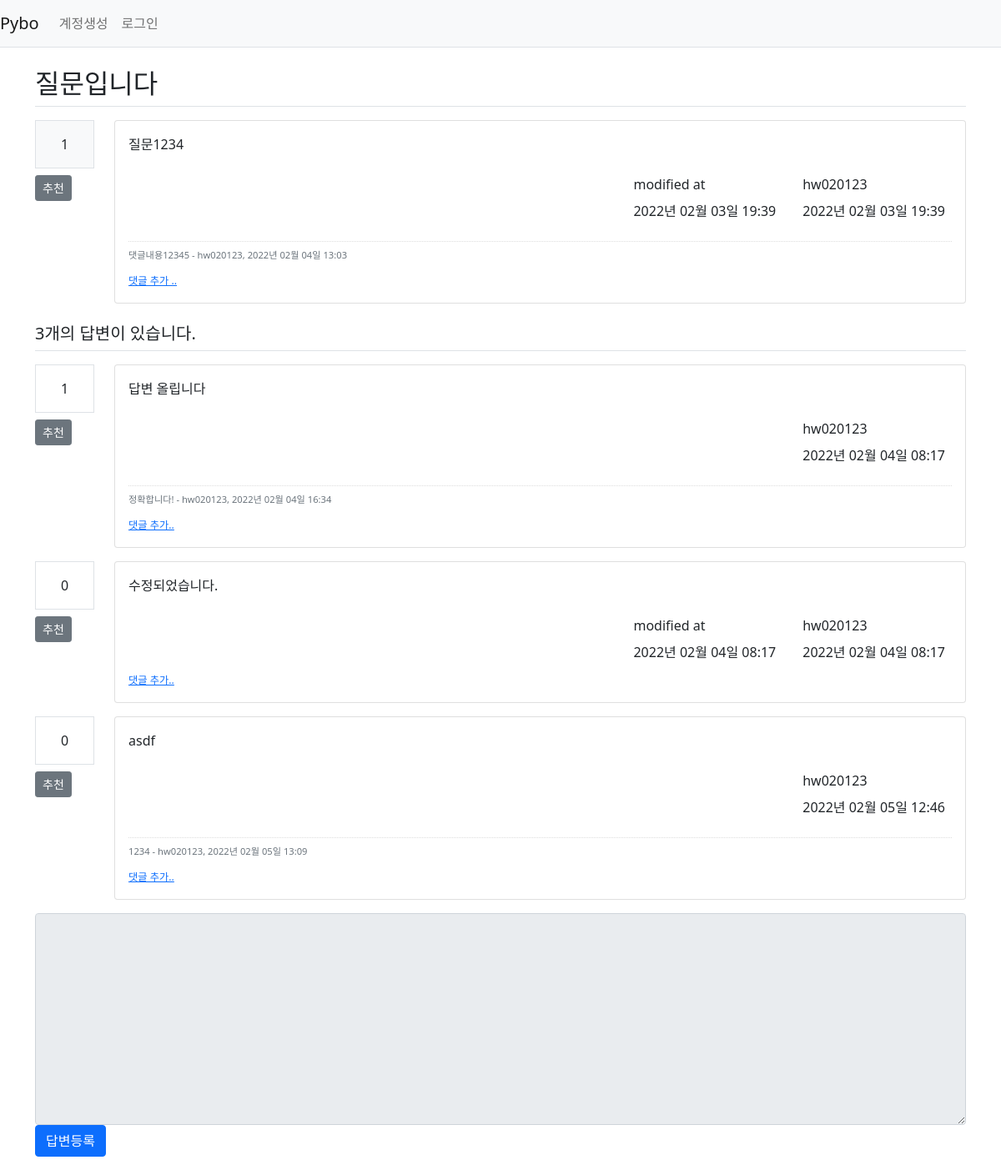
Page /question/detail/306/ on the committed database.
### pybo/models.py (models this page shows)
class Question(db.Model):
    id=db.Column(db.Integer, primary_key=True)
    subject=db.Column(db.String(200), nullable=False)
    content=db.Column(db.Text(), nullable=False)
    create_date=db.Column(db.DateTime(), nullable=False)
    user_id=db.Column(db.Integer, db.ForeignKey('user.id', ondelete="CASCADE"),nullable=False)
    user=db.relationship('User',backref=db.backref('question_set'))
    modify_date = db.Column(db.DateTime(),nullable=True)
    voter = db.relationship('User', secondary=question_voter, backref=db.backref('question_voter_set'))

class User(db.Model):
    id=db.Column(db.Integer,primary_key=True)
    username=db.Column(db.String(150), unique=True, nullable=False)
    password=db.Column(db.String(200), nullable=False)
    email=db.Column(db.String(120), unique=True, nullable=False)

class Comment(db.Model):
    id = db.Column(db.Integer, primary_key=True)
    user_id = db.Column(db.Integer, db.ForeignKey('user.id', ondelete='CASCADE'),nullable=False)
    user = db.relationship('User',backref=db.backref('comment_set'))
    content = db.Column(db.Text(), nullable=False)
    create_date = db.Column(db.DateTime(), nullable=False)
    modify_date = db.Column(db.DateTime())
    question_id = db.Column(db.Integer, db.ForeignKey('question.id',ondelete='CASCADE'),nullable=True)
    question = db.relationship('Question', backref=db.backref('comment_set'))
    answer_id = db.Column(db.Integer, db.ForeignKey('answer.id',ondelete='CASCADE'),nullable=True)
    answer = db.relationship('Answer',backref=db.backref('comment_set'))

class Answer(db.Model):
    id=db.Column(db.Integer, primary_key=True)
    question_id=db.Column(db.Integer, db.ForeignKey('question.id',ondelete='CASCADE'))
    question=db.relationship('Question', backref=db.backref('answer_set',))
    content=db.Column(db.Text(),nullable=False)
    create_date=db.Column(db.DateTime(),nullable=False)
    user_id = db.Column(db.Integer, db.ForeignKey('user.id', ondelete="CASCADE"), nullable=False)
    user = db.relationship('User', backref=db.backref('answer_set'))
    modify_date = db.Column(db.DateTime(),nullable=True)
    voter = db.relationship('User', secondary=answer_voter, backref=db.backref('answer_voter_set'))

### pybo/views/question_views.py (the view)
@bp.route('/detail/<int:question_id>/')
def detail(question_id):
    form = AnswerForm()
    question = Question.query.get_or_404(question_id)
    return render_template('question/question_detail.html', question=question, form=form)

### pybo/forms.py
class AnswerForm(FlaskForm):
    content = TextAreaField('내용', validators=[DataRequired('내용은 필수 입력 항목입니다.')])

### pybo/filter.py (called while the page is built)
def format_datetime(value, fmt='%Y년 %m월 %d일 %H:%M'):
    return value.strftime(fmt)

### pybo/views/auth_views.py (called while the page is built)
@bp.before_app_request
def load_logged_in_user():
    user_id = session.get('user_id')
    if user_id is None:
        g.user = None
    else:
        g.user = User.query.get(user_id)

### pybo/templates/question/question_detail.html (shortened to what this page needs)
{% extends 'base.html' %}
{% block content %}
<div class="container my-3">
    <h2 class="border-bottom py-2">
        {{question.subject}}
    </h2>
    <div class="row my-3">
        <div class="col-1">
            <div class="bg-light text-center p-3 border font-weight-bolder mb-1">{{question.voter|length}}</div>
            <a href="#" data-uri="{{url_for('vote.question', question_id=question.id)}}" class="recommend btn btn-sm btn-secondary btn-block my-1">추천</a>
        </div>
        <div class="col-11">
            <div class="card">
                <div class="card-body">
                    <div class="card-text">{{question.content|markdown}}</div>
                    <div class="d-flex justify-content-end">
                        {% if question.modify_date %}
                        <div class="badge-light p-2 text-left mx-3">
                            <div class="mb-2">modified at</div>
                            <div>{{question.modify_date | datetime}}</div>
                        </div>
                        {% endif %}
                        <div class="badge-light p-2 text-left">
                            <div class="mb-2">{{question.user.username}}</div>
                            <div>{{question.create_date | datetime}}</div>
                        </div>
                    </div>
                    {% if question.comment_set|length > 0 %}
                    <div class="mt-3">
                        {% for comment in question.comment_set %}
                        <div class="comment py-2 text-muted">
                            <span style="white-space: pre-line;">{{ comment.content }}</span>
                            <span>
                                - {{ comment.user.username }}, {{ comment.create_date|datetime }}
                            </span>
                        </div>
                        {% endfor %}
                    </div>
                    {% endif %}
                    <div>
                        <a href="{{ url_for('comment.create_question', question_id=question.id) }}" class="small"><small>댓글 추가 ..</small></a>
                    </div>
                </div>
            </div>
        </div>
    </div>
    <h5 class="border-bottom my-3 py-2">{{question.answer_set|length}}개의 답변이 있습니다.</h5>
    {% for answer in question.answer_set %}
    <div class="row my-3">
        <div class="col-1">
            <div class="bg-lgiht text-center p-3 border font-weight-bolder mb-1">{{ answer.voter | length }}</div>
            <a href="#" data-uri="{{url_for('vote.answer',answer_id=answer.id)}}" class="recommend btn btn-sm btn-secondary btn-block my-1">추천</a>
        </div>
        <div class="col-11">
            <div class="card">
                <div class="card-body">
                    <div class="card-text">{{answer.content|markdown}}</div>
                    <div class="d-flex justify-content-end">
                        {% if answer.modify_date %}
                        <div class="badge-light p-2 text-left mx-3">
                            <div class="mb-2">modified at</div>
                            <div>{{answer.modify_date | datetime}}</div>
                        </div>
                        {% endif %}
                        <div class="p-2 text-left">
                            <div class="mb-2">{{answer.user.username}}</div>
                            <div>{{answer.create_date | datetime}}</div>
                        </div>
                        </div>
                        {% if answer.comment_set|length > 0 %}
                        <div class="mt-3">
                        {% for comment in answer.comment_set %}
                            <div class="comment py-2 text-muted">
                                <span style="white-space: pre-line;">{{ comment.content }}</span>
                                <span>
                                    - {{ comment.user.username }}, {{ comment.create_date|datetime }}
                                </span>
                            </div>
                            {% endfor %}
                        </div>
                        {% endif %}
                        <div>
                            <a href="{{ url_for('comment.create_answer', answer_id=answer.id) }}" class="small"><small>댓글 추가..</small></a>
                        </div>
                </div>
            </div>
        </div>
    </div>
    {% endfor %}
    <form action="{{url_for('answer.create', question_id=question.id)}}" method="post" class="my-3">
        <div class="form-group">
            <textarea {% if not g.user %} disabled {% endif %}
                name="content" id="content" class="form-control" rows="10"></textarea>
        </div>
        <input type="submit" value="답변등록" class="btn btn-primary">
    </form>
</div>
{% endblock %}

### pybo/static/style.css (style rules this page uses)
.comment { border-top:dotted 1px #ddd; font-size:0.7em; }

### rows in the picture
Question: subject "질문입니다", content "질문1234", modify_date "2022년 02월 03일 19:39", create_date "2022년 02월 03일 19:39"
User: user.username "hw020123"
Comment: content "댓글내용12345", user.username "hw020123", create_date "2022년 02월 04일 13:03"
Answer: voter|length "1", content "답변 올립니다", user.username "hw020123", create_date "2022년 02월 04일 08:17"
Comment: content "정확합니다!", user.username "hw020123", create_date "2022년 02월 04일 16:34"
Answer: voter|length "0", content "수정되었습니다.", modify_date "2022년 02월 04일 08:17", user.username "hw020123", create_date "2022년 02월 04일 08:17"
Answer: voter|length "0", content "asdf", user.username "hw020123", create_date "2022년 02월 05일 12:46"
Comment: content "1234", user.username "hw020123", create_date "2022년 02월 05일 13:09"

### other values in the picture
{{ question.voter|length }} "1"
{{ question.answer_set|length }} "3"
